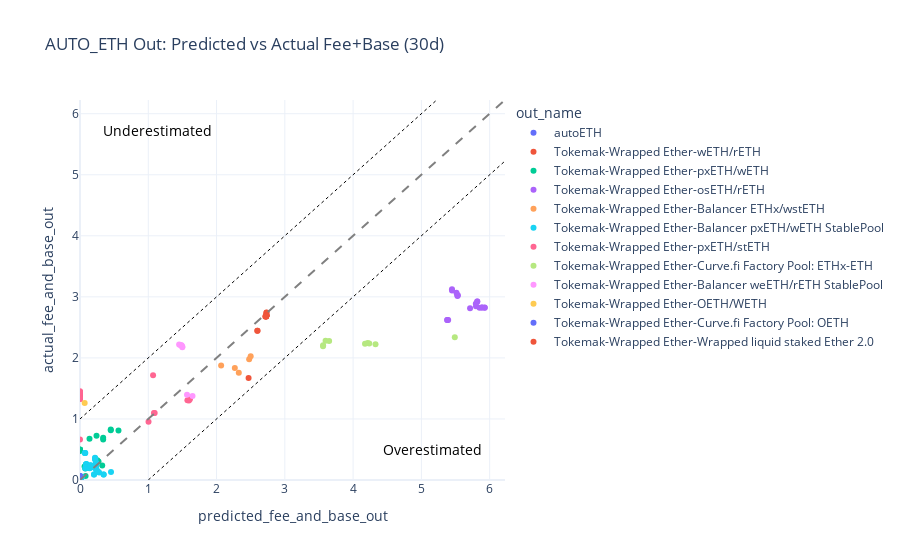
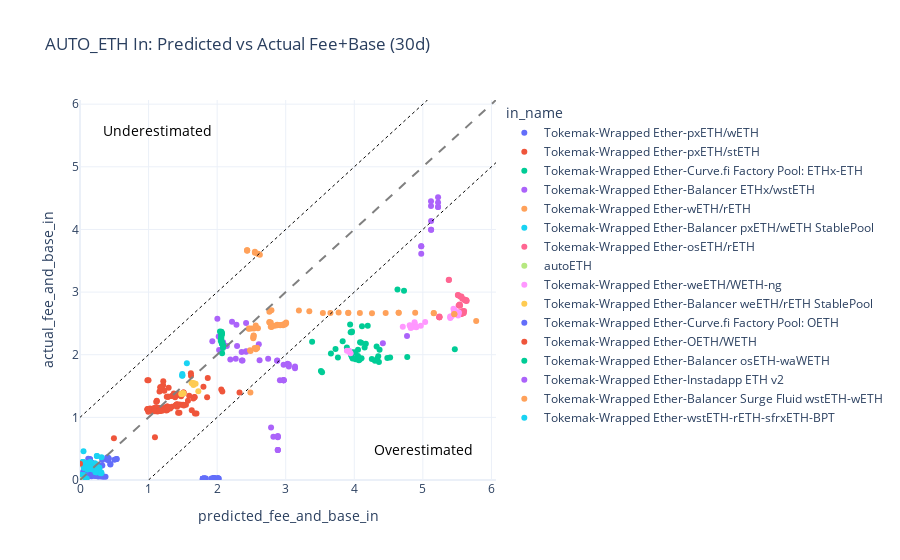

The notebook cell these images were saved under, in order:
### Code cell
import numpy as np
import plotly.express as px
import plotly.io as pio

pio.templates.default = "plotly_white"


def add_diagonal_line(fig, start=0, end=12):
    """Add a diagonal x=y reference line to a plotly figure"""
    fig.add_shape(
        type="line",
        x0=start,
        y0=start,
        x1=end,
        y1=end,
        line=dict(dash="dash", color="gray", width=2),
    )
    return fig


def add_estimation_labels(fig, start=0, end=12, band=0.5):
    """Add 'Overestimated'/'Underestimated' labels + +/- band lines (y=x±band)."""
    fig.add_annotation(
        x=0.95,
        y=0.05,
        xref="paper",
        yref="paper",
        text="Overestimated",
        showarrow=False,
        font=dict(size=14, color="black"),
        align="right",
    )
    fig.add_annotation(
        x=0.05,
        y=0.95,
        xref="paper",
        yref="paper",
        text="Underestimated",
        showarrow=False,
        font=dict(size=14, color="black"),
        align="left",
    )

    # y = x + band
    fig.add_shape(
        type="line",
        x0=start,
        y0=start + band,
        x1=end,
        y1=end + band,
        line=dict(dash="dot", color="black", width=1),
    )
    # y = x - band
    fig.add_shape(
        type="line",
        x0=start + band,
        y0=start,
        x1=end + band,
        y1=end,
        line=dict(dash="dot", color="black", width=1),
    )
    return fig


def add_helpers(fig, start=0, end=12, band=0.5):
    fig = add_diagonal_line(fig, start=start, end=end)
    fig = add_estimation_labels(fig, start=start, end=end, band=band)
    return fig


def _scatter_pred_vs_actual(
    df,
    *,
    pred_col: str,
    actual_col: str,
    title: str,
    hover_cols: list[str],
    label_col: str | None = None,
    exclude_negative_actual: bool = True,
):
    d = df.copy()
    d = d[np.isfinite(d[pred_col]) & np.isfinite(d[actual_col])]

    if len(d) == 0:
        print(f"{title}: no data after filters")
        return None

    # choose axis range based on filtered data (robust-ish)
    lo = float(min(d[pred_col].min(), d[actual_col].min()))
    hi = float(max(d[pred_col].max(), d[actual_col].max()))

    # if APR is percent-like and you want to clamp to something sane, do it here
    # (otherwise it'll just use your data range)
    pad = 0.05 * (hi - lo) if hi > lo else 1.0
    start = max(0.0, lo - pad)  # keep at >=0 since we're excluding negative actual
    end = hi + pad

    fig = px.scatter(
        d,
        x=pred_col,
        y=actual_col,
        color=label_col if label_col and (label_col in d.columns) else None,
        hover_data=hover_cols,
        title=title,
    )
    fig.update_xaxes(range=[start, end])
    fig.update_yaxes(range=[start, end])
    fig = add_helpers(fig, start=start, end=end, band=1.0)
    fig.show()


_scatter_pred_vs_actual(
    df,
    pred_col="predicted_fee_and_base_out",
    actual_col="actual_fee_and_base_out",
    title="AUTO_ETH Out: Predicted vs Actual Fee+Base (30d)",
    hover_cols=[],
    label_col="out_name",
    exclude_negative_actual=True,
)

_scatter_pred_vs_actual(
    df,
    pred_col="predicted_fee_and_base_in",
    actual_col="actual_fee_and_base_in",
    title="AUTO_ETH In: Predicted vs Actual Fee+Base (30d)",
    hover_cols=[],
    label_col="in_name",
    exclude_negative_actual=True,
)

### Figure 1 — Plotly figure (JSON) as saved in the notebook; plotly's stock layout.template omitted (floating-point values rounded to 4 significant figures; data arrays with more than 128 entries replaced by an {"elided": "..."} marker saying what was removed)
{"data": [{"hovertemplate": "out_name=autoETH<br>predicted_fee_and_base_out=%{x}<br>actual_fee_and_base_out=%{y}<extra></extra>", "legendgroup": "autoETH", "marker": {"color": "#636efa", "symbol": "circle"}, "mode": "markers", "name": "autoETH", "orientation": "v", "showlegend": true, "type": "scatter", "x": {"elided": "465 int values"}, "xaxis": "x", "y": {"elided": "465 int values"}, "yaxis": "y"}, {"hovertemplate": "out_name=Tokemak-Wrapped Ether-wETH/rETH<br>predicted_fee_and_base_out=%{x}<br>actual_fee_and_base_out=%{y}<extra></extra>", "legendgroup": "Tokemak-Wrapped Ether-wETH/rETH", "marker": {"color": "#EF553B", "symbol": "circle"}, "mode": "markers", "name": "Tokemak-Wrapped Ether-wETH/rETH", "orientation": "v", "showlegend": true, "type": "scatter", "x": [2.469, 2.601, 2.596], "xaxis": "x", "y": [1.672, 2.446, 2.446], "yaxis": "y"}, {"hovertemplate": "out_name=Tokemak-Wrapped Ether-pxETH/wETH<br>predicted_fee_and_base_out=%{x}<br>actual_fee_and_base_out=%{y}<extra></extra>", "legendgroup": "Tokemak-Wrapped Ether-pxETH/wETH", "marker": {"color": "#00cc96", "symbol": "circle"}, "mode": "markers", "name": "Tokemak-Wrapped Ether-pxETH/wETH", "orientation": "v", "showlegend": true, "type": "scatter", "x": [0.0817, 0.3254, 0.07786, 0.06696, 0.0777, 0, 0, 0, 0, 0, 0, 0, 0, 0, 0, 0, 0, 0.2419, 0.253, 0.253, 0.2714, 0.1391, 0.242, 0.3393, 0.3393, 0.4508, 0.4508, 0.5635], "xaxis": "x", "y": [0.0667, 0.2382, 0.1876, 0.2222, 0.2029, 0.5, 0.4951, 0.4934, 0.494, 0.4891, 0.4884, 0.4844, 0.4821, 0.4842, 0.4871, 0.483, 0.4827, 0.2905, 0.3251, 0.3052, 0.3016, 0.6762, 0.7248, 0.691, 0.6632, 0.8158, 0.8254, 0.8113], "yaxis": "y"}, {"hovertemplate": "out_name=Tokemak-Wrapped Ether-osETH/rETH<br>predicted_fee_and_base_out=%{x}<br>actual_fee_and_base_out=%{y}<extra></extra>", "legendgroup": "Tokemak-Wrapped Ether-osETH/rETH", "marker": {"color": "#ab63fa", "symbol": "circle"}, "mode": "markers", "name": "Tokemak-Wrapped Ether-osETH/rETH", "orientation": "v", "showlegend": true, "type": "scatter", "x": [5.529, 5.528, 5.534, 5.514, 5.448, 5.448, 5.82, 5.817, 5.797, 5.8, 5.928, 5.927, 5.888, 5.887, 5.852, 5.713, 5.392, 5.378, 5.378], "xaxis": "x", "y": [3.016, 3.025, 3.026, 3.069, 3.105, 3.125, 2.926, 2.922, 2.887, 2.848, 2.823, 2.826, 2.824, 2.827, 2.821, 2.813, 2.622, 2.62, 2.62], "yaxis": "y"}, {"hovertemplate": "out_name=Tokemak-Wrapped Ether-Balancer ETHx/wstETH<br>predicted_fee_and_base_out=%{x}<br>actual_fee_and_base_out=%{y}<extra></extra>", "legendgroup": "Tokemak-Wrapped Ether-Balancer ETHx/wstETH", "marker": {"color": "#FFA15A", "symbol": "circle"}, "mode": "markers", "name": "Tokemak-Wrapped Ether-Balancer ETHx/wstETH", "orientation": "v", "showlegend": true, "type": "scatter", "x": [2.478, 2.268, 2.5, 2.326, 2.067], "xaxis": "x", "y": [1.98, 1.835, 2.026, 1.758, 1.877], "yaxis": "y"}, {"hovertemplate": "out_name=Tokemak-Wrapped Ether-Balancer pxETH/wETH StablePool<br>predicted_fee_and_base_out=%{x}<br>actual_fee_and_base_out=%{y}<extra></extra>", "legendgroup": "Tokemak-Wrapped Ether-Balancer pxETH/wETH StablePool", "marker": {"color": "#19d3f3", "symbol": "circle"}, "mode": "markers", "name": "Tokemak-Wrapped Ether-Balancer pxETH/wETH StablePool", "orientation": "v", "showlegend": true, "type": "scatter", "x": [0.02194, 0.02031, 0.02031, 0.01717, 0.01895, 0.09976, 0.08978, 0.08978, 0.08978, 0.08829, 0.07602, 0.07602, 0.06874, 0.4541, 0.3462, 0.3462, 0.07637, 0.2801, 0.2055, 0.2055, 0.233, 0.233, 0.2133, 0.2211, 0.2211, 0.2211, 0.2372, 0.2314, 0.2314, 0.2176, 0.2176, 0.2176, 0.2569, 0.2569, 0.2446, 0.09016, 0.09016, 0.1006, 0.1006, 0.1412, 0.1412, 0.155, 0.155, 0.155, 0.201, 0.2331, 0.2331, 0.2226, 0.2226, 0.2226, 0.2197], "xaxis": "x", "y": [0.03967, 0.04063, 0.04063, 0.04109, 0.05881, 0.2578, 0.2575, 0.2575, 0.2553, 0.2551, 0.4434, 0.4433, 0.4433, 0.1294, 0.0902, 0.0901, 0.193, 0.1224, 0.09157, 0.09149, 0.1965, 0.1994, 0.2061, 0.2092, 0.1954, 0.1948, 0.2414, 0.2424, 0.2409, 0.2392, 0.2364, 0.2382, 0.1455, 0.1418, 0.1419, 0.2137, 0.2135, 0.2106, 0.2052, 0.1957, 0.1915, 0.2396, 0.2381, 0.2325, 0.223, 0.2858, 0.286, 0.3368, 0.3342, 0.3562, 0.3639], "yaxis": "y"}, {"hovertemplate": "out_name=Tokemak-Wrapped Ether-pxETH/stETH<br>predicted_fee_and_base_out=%{x}<br>actual_fee_and_base_out=%{y}<extra></extra>", "legendgroup": "Tokemak-Wrapped Ether-pxETH/stETH", "marker": {"color": "#FF6692", "symbol": "circle"}, "mode": "markers", "name": "Tokemak-Wrapped Ether-pxETH/stETH", "orientation": "v", "showlegend": true, "type": "scatter", "x": [1.61, 1.595, 1.573, 1.07, 1.094, 1.083, 0, 0, 0, 0, 0, 0, 0, 0, 0, 0, 0, 0, 0, 0, 0, 0, 0, 0, 1.004, 0], "xaxis": "x", "y": [1.321, 1.303, 1.305, 1.715, 1.098, 1.098, 1.326, 1.327, 1.357, 1.359, 1.374, 1.372, 1.377, 1.4, 1.404, 1.412, 1.414, 1.417, 1.429, 1.433, 1.431, 1.438, 1.439, 1.454, 0.9548, 0.6654], "yaxis": "y"}, {"hovertemplate": "out_name=Tokemak-Wrapped Ether-Curve.fi Factory Pool: ETHx-ETH<br>predicted_fee_and_base_out=%{x}<br>actual_fee_and_base_out=%{y}<extra></extra>", "legendgroup": "Tokemak-Wrapped Ether-Curve.fi Factory Pool: ETHx-ETH", "marker": {"color": "#B6E880", "symbol": "circle"}, "mode": "markers", "name": "Tokemak-Wrapped Ether-Curve.fi Factory Pool: ETHx-ETH", "orientation": "v", "showlegend": true, "type": "scatter", "x": [5.489, 3.559, 3.561, 3.597, 3.649, 4.213, 4.328, 4.236, 4.174], "xaxis": "x", "y": [2.34, 2.19, 2.209, 2.28, 2.277, 2.242, 2.224, 2.236, 2.231], "yaxis": "y"}, {"hovertemplate": "out_name=Tokemak-Wrapped Ether-Balancer weETH/rETH StablePool<br>predicted_fee_and_base_out=%{x}<br>actual_fee_and_base_out=%{y}<extra></extra>", "legendgroup": "Tokemak-Wrapped Ether-Balancer weETH/rETH StablePool", "marker": {"color": "#FF97FF", "symbol": "circle"}, "mode": "markers", "name": "Tokemak-Wrapped Ether-Balancer weETH/rETH StablePool", "orientation": "v", "showlegend": true, "type": "scatter", "x": [1.648, 1.568, 1.498, 1.499, 1.488, 1.487, 1.466, 1.452], "xaxis": "x", "y": [1.377, 1.395, 2.173, 2.181, 2.202, 2.206, 2.211, 2.219], "yaxis": "y"}, {"hovertemplate": "out_name=Tokemak-Wrapped Ether-OETH/WETH<br>predicted_fee_and_base_out=%{x}<br>actual_fee_and_base_out=%{y}<extra></extra>", "legendgroup": "Tokemak-Wrapped Ether-OETH/WETH", "marker": {"color": "#FECB52", "symbol": "circle"}, "mode": "markers", "name": "Tokemak-Wrapped Ether-OETH/WETH", "orientation": "v", "showlegend": true, "type": "scatter", "x": [0.06829], "xaxis": "x", "y": [1.26], "yaxis": "y"}, {"hovertemplate": "out_name=Tokemak-Wrapped Ether-Curve.fi Factory Pool: OETH<br>predicted_fee_and_base_out=%{x}<br>actual_fee_and_base_out=%{y}<extra></extra>", "legendgroup": "Tokemak-Wrapped Ether-Curve.fi Factory Pool: OETH", "marker": {"color": "#636efa", "symbol": "circle"}, "mode": "markers", "name": "Tokemak-Wrapped Ether-Curve.fi Factory Pool: OETH", "orientation": "v", "showlegend": true, "type": "scatter", "x": [0, 0, 0, 0, 0, 0, 0], "xaxis": "x", "y": [0.05735, 0.05849, 0.05701, 0.05785, 0.06069, 0.06268, 0.06704], "yaxis": "y"}, {"hovertemplate": "out_name=Tokemak-Wrapped Ether-Wrapped liquid staked Ether 2.0<br>predicted_fee_and_base_out=%{x}<br>actual_fee_and_base_out=%{y}<extra></extra>", "legendgroup": "Tokemak-Wrapped Ether-Wrapped liquid staked Ether 2.0", "marker": {"color": "#EF553B", "symbol": "circle"}, "mode": "markers", "name": "Tokemak-Wrapped Ether-Wrapped liquid staked Ether 2.0", "orientation": "v", "showlegend": true, "type": "scatter", "x": [2.731, 2.731, 2.732, 2.732, 2.732, 2.732, 2.723, 2.723, 2.726, 2.726, 2.726, 2.726, 2.726, 2.726, 2.726, 2.724, 2.724, 2.724, 2.714], "xaxis": "x", "y": [2.742, 2.742, 2.696, 2.696, 2.696, 2.696, 2.686, 2.686, 2.686, 2.688, 2.688, 2.685, 2.685, 2.685, 2.677, 2.677, 2.682, 2.679, 2.676], "yaxis": "y"}], "layout": {"annotations": [{"align": "right", "font": {"color": "black", "size": 14}, "showarrow": false, "text": "Overestimated", "x": 0.95, "xref": "paper", "y": 0.05, "yref": "paper"}, {"align": "left", "font": {"color": "black", "size": 14}, "showarrow": false, "text": "Underestimated", "x": 0.05, "xref": "paper", "y": 0.95, "yref": "paper"}], "legend": {"title": {"text": "out_name"}, "tracegroupgap": 0}, "shapes": [{"line": {"color": "gray", "dash": "dash", "width": 2}, "type": "line", "x0": 0, "x1": 6.225, "y0": 0, "y1": 6.225}, {"line": {"color": "black", "dash": "dot", "width": 1}, "type": "line", "x0": 0, "x1": 6.225, "y0": 1, "y1": 7.225}, {"line": {"color": "black", "dash": "dot", "width": 1}, "type": "line", "x0": 1, "x1": 7.225, "y0": 0, "y1": 6.225}], "title": {"text": "AUTO_ETH Out: Predicted vs Actual Fee+Base (30d)"}, "xaxis": {"anchor": "y", "domain": [0, 1], "range": [0, 6.225], "title": {"text": "predicted_fee_and_base_out"}}, "yaxis": {"anchor": "x", "domain": [0, 1], "range": [0, 6.225], "title": {"text": "actual_fee_and_base_out"}}}}

### Figure 2 — Plotly figure (JSON) as saved in the notebook; plotly's stock layout.template omitted (floating-point values rounded to 4 significant figures)
{"data": [{"hovertemplate": "in_name=Tokemak-Wrapped Ether-pxETH/wETH<br>predicted_fee_and_base_in=%{x}<br>actual_fee_and_base_in=%{y}<extra></extra>", "legendgroup": "Tokemak-Wrapped Ether-pxETH/wETH", "marker": {"color": "#636efa", "symbol": "circle"}, "mode": "markers", "name": "Tokemak-Wrapped Ether-pxETH/wETH", "orientation": "v", "showlegend": true, "type": "scatter", "x": [0.1304, 0.1304, 0.1076, 0.1203, 0.1141, 0.1172, 0.1172, 0.1101, 0.1676, 0.09638, 0.06275, 0.04812, 0.06852, 0.06924, 0.06651, 0.06434, 0.05897, 0.05513, 0.05513, 0.2319, 0.2215, 0.2049, 0.13, 0.1239, 0.1216, 0.1216, 0.09978, 0.1155, 0.1155, 0.06988, 0.06297, 0.07452, 0.07452, 0.0686, 0.06434, 0.1054, 0.1054, 0.07881, 0.07881, 0.07093, 0.07093, 0.06846, 0.06162, 0.09549, 0.08594, 0.08594, 0.165, 0.165, 0.1485, 0.1259, 0.1201, 0.1455, 0.1455, 0.1309, 0.3254, 0.2869, 0.2627, 0.2409, 0.284, 0.2508, 0.188, 0.1718, 0.1718, 0.1487, 0.3723, 0.3379, 0.3379, 0.3069, 0.2664, 0.2323, 0.2323, 0.21, 0.21, 0.1897, 0.1284, 0.1284, 0.1162, 0.1162, 0.1046, 0.1046, 0.1019, 0.06305, 0.08549, 0.07694, 0.07694, 0.1968, 0.1968, 0.2067, 0.203, 0.2526, 0.2526, 0.1303, 0.1309, 0.1179, 0.1077, 0.1845, 0.1845, 0.1706, 0.1749, 0.1749, 0.2003, 0.5337, 0.5337, 0.5022, 0.4425, 0.4425, 0.324, 0.4021, 0.4021, 0.4159, 0.4159, 0.4159, 0.395], "xaxis": "x", "y": [0.09785, 0.1029, 0.1023, 0.09485, 0.08921, 0.09042, 0.08929, 0.06075, 0.05953, 0.07677, 0.06587, 0.1353, 0.1344, 0.1349, 0.1342, 0.133, 0.1334, 0.1334, 0.1322, 0.06421, 0.06946, 0.06757, 0.07238, 0.07138, 0.06828, 0.06884, 0.07512, 0.06638, 0.06608, 0.08333, 0.08429, 0.1132, 0.1127, 0.113, 0.1143, 0.1136, 0.1132, 0.196, 0.2128, 0.2169, 0.2208, 0.2213, 0.2214, 0.2431, 0.2437, 0.2424, 0.2776, 0.2802, 0.2827, 0.2807, 0.3382, 0.3324, 0.3331, 0.3337, 0.2312, 0.2257, 0.225, 0.2245, 0.203, 0.1883, 0.1909, 0.1903, 0.1923, 0.1148, 0.0531, 0.05652, 0.05652, 0.05749, 0.05517, 0.07402, 0.09539, 0.09788, 0.09788, 0.09943, 0.111, 0.1188, 0.1189, 0.1194, 0.1248, 0.1457, 0.144, 0.2117, 0.2069, 0.2069, 0.204, 0.1528, 0.1564, 0.1564, 0.1198, 0.1199, 0.1204, 0.1701, 0.1746, 0.1999, 0.1998, 0.2284, 0.2404, 0.2542, 0.2637, 0.2546, 0.2602, 0.3335, 0.3334, 0.3231, 0.2549, 0.2493, 0.3178, 0.3266, 0.3185, 0.3423, 0.3387, 0.3529, 0.3581], "yaxis": "y"}, {"hovertemplate": "in_name=Tokemak-Wrapped Ether-pxETH/stETH<br>predicted_fee_and_base_in=%{x}<br>actual_fee_and_base_in=%{y}<extra></extra>", "legendgroup": "Tokemak-Wrapped Ether-pxETH/stETH", "marker": {"color": "#EF553B", "symbol": "circle"}, "mode": "markers", "name": "Tokemak-Wrapped Ether-pxETH/stETH", "orientation": "v", "showlegend": true, "type": "scatter", "x": [1.51, 1.511, 1.445, 1.668, 1.672, 1.653, 1.34, 1.275, 1.275, 1.275, 1.264, 1.263, 1.149, 1.149, 1.272, 1.259, 1.13, 1.094, 1.064, 1.051, 1.041, 1.085, 1.094, 1.071, 1.025, 1.029, 1.027, 1.022, 1.022, 1.025, 1.047, 0.9902, 0.9937, 0.9935, 0.984, 0.9845, 0.9845, 1.025, 1.021, 1.061, 1.084, 1.084, 1.085, 1.087, 1.122, 1.122, 1.241, 1.204, 1.204, 1.209, 1.218, 1.269, 1.316, 1.266, 1.183, 1.119, 1.119, 1.112, 1.214, 1.501, 1.492, 1.451, 1.592, 1.474, 1.293, 1.212, 0.999, 0.983, 1.339, 1.343, 1.286, 1.282, 1.265, 1.415, 1.63, 1.698, 1.676, 1.45, 1.431, 1.27, 1.16, 1.23, 1.197, 1.197, 1.174, 1.171, 1.617, 1.619, 1.863, 1.8, 2.06, 2.076, 2.326, 1.854, 1.545, 1.504, 1.474, 1.445, 1.411, 1.416, 1.41, 1.514, 1.391, 1.156, 1.173, 1.166, 1.165, 0.9962, 1.197, 1.082, 1.156, 1.368, 1.487, 1.387, 1.574, 1.093, 0.4945], "xaxis": "x", "y": [1.396, 1.396, 1.374, 1.324, 1.322, 1.301, 1.169, 1.171, 1.173, 1.17, 1.17, 1.165, 1.148, 1.148, 1.119, 1.111, 1.093, 1.096, 1.103, 1.102, 1.108, 1.12, 1.113, 1.122, 1.122, 1.121, 1.119, 1.119, 1.118, 1.115, 1.119, 1.122, 1.122, 1.125, 1.128, 1.128, 1.13, 1.133, 1.14, 1.138, 1.137, 1.143, 1.143, 1.15, 1.147, 1.149, 1.138, 1.136, 1.137, 1.137, 1.15, 1.148, 1.141, 1.139, 1.132, 1.267, 1.256, 1.245, 1.578, 1.377, 1.377, 1.353, 1.344, 1.338, 1.474, 1.513, 1.591, 1.594, 1.342, 1.342, 1.33, 1.329, 1.329, 1.17, 1.112, 1.061, 1.062, 1.075, 1.075, 1.138, 1.412, 1.424, 1.462, 1.462, 1.482, 1.482, 1.703, 1.666, 1.629, 1.487, 1.443, 1.415, 1.396, 1.322, 1.2, 1.202, 1.201, 1.204, 1.204, 1.207, 1.207, 1.191, 1.191, 1.111, 1.106, 1.107, 1.107, 1.09, 1.104, 1.103, 1.102, 1.381, 1.376, 1.32, 1.265, 0.6824, 0.6654], "yaxis": "y"}, {"hovertemplate": "in_name=Tokemak-Wrapped Ether-Curve.fi Factory Pool: ETHx-ETH<br>predicted_fee_and_base_in=%{x}<br>actual_fee_and_base_in=%{y}<extra></extra>", "legendgroup": "Tokemak-Wrapped Ether-Curve.fi Factory Pool: ETHx-ETH", "marker": {"color": "#00cc96", "symbol": "circle"}, "mode": "markers", "name": "Tokemak-Wrapped Ether-Curve.fi Factory Pool: ETHx-ETH", "orientation": "v", "showlegend": true, "type": "scatter", "x": [4.084, 3.892, 3.726, 3.659, 4.054, 3.965, 3.761, 3.385, 4.101, 4.168, 4.054, 4.044, 4.014, 3.954, 3.954, 3.991, 3.963, 3.947, 3.966, 3.939, 4.112, 4.196, 4.725, 4.63, 5.466, 4.772, 4.523, 4.482, 4.359, 4.334, 4.255, 4.105, 4.043, 4.067, 4.08, 4.019, 3.976, 4.15, 3.83, 4.349, 4.301, 4.368, 4.326, 3.513, 3.53], "xaxis": "x", "y": [2.2, 2.115, 2.091, 2.019, 1.98, 1.968, 1.956, 2.207, 2.189, 2.176, 2.079, 1.959, 2.034, 2.04, 1.99, 2.038, 2.357, 2.357, 2.37, 2.483, 2.454, 2.463, 3.021, 3.043, 2.086, 1.965, 1.954, 1.947, 1.885, 1.934, 1.933, 1.944, 1.927, 1.912, 1.922, 1.927, 1.94, 2.117, 2.214, 1.974, 1.903, 2.08, 2.131, 1.739, 1.719], "yaxis": "y"}, {"hovertemplate": "in_name=Tokemak-Wrapped Ether-Balancer ETHx/wstETH<br>predicted_fee_and_base_in=%{x}<br>actual_fee_and_base_in=%{y}<extra></extra>", "legendgroup": "Tokemak-Wrapped Ether-Balancer ETHx/wstETH", "marker": {"color": "#ab63fa", "symbol": "circle"}, "mode": "markers", "name": "Tokemak-Wrapped Ether-Balancer ETHx/wstETH", "orientation": "v", "showlegend": true, "type": "scatter", "x": [4.417, 2.357, 2.029, 2.422, 2.217, 2.003, 2.607, 2.421, 2.421, 2.282, 2.291, 2.087, 2.023, 2.141, 2.087, 1.93, 3.135, 3.135, 3.045, 3.045, 3.027, 2.875, 2.876, 2.744, 2.619, 2.37, 2.36, 2.271, 2.192], "xaxis": "x", "y": [2.183, 2.044, 2.076, 2.507, 2.527, 2.573, 2.167, 2.046, 2.054, 2.479, 2.138, 2.2, 2.289, 2.139, 2.159, 2.216, 1.782, 1.81, 1.813, 1.845, 1.857, 1.903, 1.907, 1.936, 1.913, 1.909, 1.91, 1.934, 1.925], "yaxis": "y"}, {"hovertemplate": "in_name=Tokemak-Wrapped Ether-wETH/rETH<br>predicted_fee_and_base_in=%{x}<br>actual_fee_and_base_in=%{y}<extra></extra>", "legendgroup": "Tokemak-Wrapped Ether-wETH/rETH", "marker": {"color": "#FFA15A", "symbol": "circle"}, "mode": "markers", "name": "Tokemak-Wrapped Ether-wETH/rETH", "orientation": "v", "showlegend": true, "type": "scatter", "x": [2.485, 2.487, 2.48, 2.565, 2.579, 2.584, 2.546, 2.527, 2.528, 2.532, 2.533], "xaxis": "x", "y": [1.395, 2.058, 2.07, 2.088, 2.106, 2.106, 2.106, 2.263, 2.281, 2.303, 2.308], "yaxis": "y"}, {"hovertemplate": "in_name=Tokemak-Wrapped Ether-Balancer pxETH/wETH StablePool<br>predicted_fee_and_base_in=%{x}<br>actual_fee_and_base_in=%{y}<extra></extra>", "legendgroup": "Tokemak-Wrapped Ether-Balancer pxETH/wETH StablePool", "marker": {"color": "#19d3f3", "symbol": "circle"}, "mode": "markers", "name": "Tokemak-Wrapped Ether-Balancer pxETH/wETH StablePool", "orientation": "v", "showlegend": true, "type": "scatter", "x": [0.05474, 0.05474, 0.05474, 0.0493, 0.03994, 0.02789, 0.04548, 0.04075, 0.03668, 0.03301, 0.02972, 0.02972, 0.02677, 0.02409, 0.04508, 0.04508, 0.09785, 0.08843, 0.07958, 0.0747, 0.06273, 0.05645, 0.0396, 0.0396, 0.03565, 0.03275, 0.03275, 0.03104, 0.03104, 0.02304, 0.06106, 0.04562, 0.04106, 0.04106, 0.03698, 0.03698, 0.04173, 0.04173, 0.04173, 0.04845, 0.04845, 0.04845, 0.05082, 0.05082, 0.07472, 0.07472, 0.08187, 0.08187, 0.07368, 0.07368, 0.07368, 0.06952, 0.05106, 0.2462, 0.2462, 0.3134, 0.2201, 0.2201, 0.2369, 0.05636, 0.05636, 0.06131, 0.09529, 0.08613, 0.2444, 0.2303, 0.1093, 0.1093, 0.1091, 0.1091, 0.09926, 0.1164, 0.1164, 0.1112, 0.1065, 0.2819, 0.2756, 0.2756, 0.2554, 0.2554, 0.2299, 0.2299, 0.2112, 0.1459, 0.1459, 0.1507, 0.2812, 0.2686, 0.2686, 0.2461, 0.3036, 0.3111, 0.3111, 0.2937, 0.2247, 0.125, 0.1197, 0.1396, 0.152, 0.152, 0.1743, 0.1743, 0.1673, 0.1673, 0.1468, 0.1468, 0.1427], "xaxis": "x", "y": [0.03381, 0.03697, 0.03697, 0.07143, 0.07178, 0.07808, 0.07662, 0.07738, 0.0782, 0.0782, 0.07819, 0.07819, 0.07831, 0.07845, 0.08062, 0.08062, 0.02139, 0.02259, 0.02173, 0.02173, 0.02479, 0.02482, 0.06913, 0.06952, 0.06947, 0.0695, 0.06942, 0.06989, 0.07012, 0.05925, 0.07068, 0.2782, 0.2783, 0.282, 0.2852, 0.2851, 0.2837, 0.2803, 0.2803, 0.2802, 0.2788, 0.2786, 0.2788, 0.2695, 0.2724, 0.2717, 0.269, 0.269, 0.2695, 0.2708, 0.2708, 0.2734, 0.4578, 0.3838, 0.3836, 0.3637, 0.2647, 0.2641, 0.1257, 0.1975, 0.2041, 0.1961, 0.1936, 0.1937, 0.1221, 0.122, 0.172, 0.1698, 0.1697, 0.1697, 0.1873, 0.1828, 0.1826, 0.1808, 0.2061, 0.1949, 0.1966, 0.1858, 0.2026, 0.2026, 0.202, 0.204, 0.204, 0.2773, 0.2801, 0.2881, 0.1651, 0.1637, 0.1638, 0.1646, 0.1154, 0.1069, 0.1189, 0.1135, 0.1272, 0.2218, 0.2225, 0.1837, 0.1799, 0.1778, 0.1737, 0.1732, 0.1969, 0.1948, 0.1904, 0.1921, 0.1962], "yaxis": "y"}, {"hovertemplate": "in_name=Tokemak-Wrapped Ether-osETH/rETH<br>predicted_fee_and_base_in=%{x}<br>actual_fee_and_base_in=%{y}<extra></extra>", "legendgroup": "Tokemak-Wrapped Ether-osETH/rETH", "marker": {"color": "#FF6692", "symbol": "circle"}, "mode": "markers", "name": "Tokemak-Wrapped Ether-osETH/rETH", "orientation": "v", "showlegend": true, "type": "scatter", "x": [5.536, 5.536, 5.521, 5.542, 5.622, 5.637, 5.634, 5.631, 5.611, 5.605, 5.575, 5.563, 5.543, 5.515, 5.51, 5.381, 5.377, 5.601, 5.584, 5.585, 5.57, 5.57, 5.57, 5.553, 5.553, 5.562, 5.594, 5.594, 5.566, 5.565, 5.565, 5.238, 5.241, 5.241, 5.241], "xaxis": "x", "y": [2.794, 2.8, 2.785, 2.782, 2.867, 2.86, 2.868, 2.869, 2.871, 2.88, 2.895, 2.931, 2.928, 2.951, 2.952, 3.196, 3.192, 2.698, 2.692, 2.693, 2.683, 2.685, 2.686, 2.68, 2.681, 2.665, 2.665, 2.667, 2.662, 2.655, 2.651, 2.598, 2.599, 2.599, 2.609], "yaxis": "y"}, {"hovertemplate": "in_name=autoETH<br>predicted_fee_and_base_in=%{x}<br>actual_fee_and_base_in=%{y}<extra></extra>", "legendgroup": "autoETH", "marker": {"color": "#B6E880", "symbol": "circle"}, "mode": "markers", "name": "autoETH", "orientation": "v", "showlegend": true, "type": "scatter", "x": [0, 0, 0, 0, 0, 0], "xaxis": "x", "y": [0, 0, 0, 0, 0, 0], "yaxis": "y"}, {"hovertemplate": "in_name=Tokemak-Wrapped Ether-weETH/WETH-ng<br>predicted_fee_and_base_in=%{x}<br>actual_fee_and_base_in=%{y}<extra></extra>", "legendgroup": "Tokemak-Wrapped Ether-weETH/WETH-ng", "marker": {"color": "#FF97FF", "symbol": "circle"}, "mode": "markers", "name": "Tokemak-Wrapped Ether-weETH/WETH-ng", "orientation": "v", "showlegend": true, "type": "scatter", "x": [5.034, 4.879, 4.882, 4.807, 4.814, 4.707, 4.823, 4.904, 4.841, 4.823, 4.902, 4.97, 3.946, 3.927, 3.892, 3.925, 5.446, 5.46, 5.452, 5.459, 5.466, 5.507, 5.52, 5.525, 5.497, 5.489, 5.495, 5.514, 5.419, 5.4, 5.398, 5.402], "xaxis": "x", "y": [2.521, 2.517, 2.492, 2.472, 2.462, 2.447, 2.444, 2.444, 2.439, 2.428, 2.439, 2.464, 2.023, 2.044, 2.064, 2.063, 2.732, 2.717, 2.697, 2.692, 2.679, 2.68, 2.651, 2.674, 2.659, 2.648, 2.644, 2.624, 2.612, 2.587, 2.609, 2.597], "yaxis": "y"}, {"hovertemplate": "in_name=Tokemak-Wrapped Ether-Balancer weETH/rETH StablePool<br>predicted_fee_and_base_in=%{x}<br>actual_fee_and_base_in=%{y}<extra></extra>", "legendgroup": "Tokemak-Wrapped Ether-Balancer weETH/rETH StablePool", "marker": {"color": "#FECB52", "symbol": "circle"}, "mode": "markers", "name": "Tokemak-Wrapped Ether-Balancer weETH/rETH StablePool", "orientation": "v", "showlegend": true, "type": "scatter", "x": [1.655, 1.655, 1.629, 1.629, 1.686, 1.726, 1.507, 1.506, 1.484, 1.484, 1.477], "xaxis": "x", "y": [1.518, 1.549, 1.554, 1.549, 1.538, 1.417, 1.385, 1.386, 1.383, 1.374, 1.373], "yaxis": "y"}, {"hovertemplate": "in_name=Tokemak-Wrapped Ether-Curve.fi Factory Pool: OETH<br>predicted_fee_and_base_in=%{x}<br>actual_fee_and_base_in=%{y}<extra></extra>", "legendgroup": "Tokemak-Wrapped Ether-Curve.fi Factory Pool: OETH", "marker": {"color": "#636efa", "symbol": "circle"}, "mode": "markers", "name": "Tokemak-Wrapped Ether-Curve.fi Factory Pool: OETH", "orientation": "v", "showlegend": true, "type": "scatter", "x": [2.024, 2.016, 2.01, 2.006, 1.963, 1.958, 1.952, 1.95, 1.95, 1.948, 1.931, 1.916, 1.836, 1.825, 1.822, 1.819, 1.819, 1.818, 1.818, 1.819, 1.793, 1.793, 1.794, 1.796, 1.797, 1.8, 1.79, 1.79], "xaxis": "x", "y": [0.02245, 0.02222, 0.02963, 0.02904, 0.02812, 0.02784, 0.02754, 0.02729, 0.0265, 0.02618, 0.02503, 0.02389, 0.02277, 0.02186, 0.02203, 0.02172, 0.02194, 0.0218, 0.0218, 0.02176, 0.02175, 0.02175, 0.02125, 0.02114, 0.02106, 0.02079, 0.01943, 0.01996], "yaxis": "y"}, {"hovertemplate": "in_name=Tokemak-Wrapped Ether-OETH/WETH<br>predicted_fee_and_base_in=%{x}<br>actual_fee_and_base_in=%{y}<extra></extra>", "legendgroup": "Tokemak-Wrapped Ether-OETH/WETH", "marker": {"color": "#EF553B", "symbol": "circle"}, "mode": "markers", "name": "Tokemak-Wrapped Ether-OETH/WETH", "orientation": "v", "showlegend": true, "type": "scatter", "x": [0], "xaxis": "x", "y": [0.2599], "yaxis": "y"}, {"hovertemplate": "in_name=Tokemak-Wrapped Ether-Balancer osETH-waWETH<br>predicted_fee_and_base_in=%{x}<br>actual_fee_and_base_in=%{y}<extra></extra>", "legendgroup": "Tokemak-Wrapped Ether-Balancer osETH-waWETH", "marker": {"color": "#00cc96", "symbol": "circle"}, "mode": "markers", "name": "Tokemak-Wrapped Ether-Balancer osETH-waWETH", "orientation": "v", "showlegend": true, "type": "scatter", "x": [2.072, 2.084, 2.09, 2.08, 2.069, 2.069, 2.069, 2.054, 2.054, 2.059, 2.059, 2.059, 2.066, 2.066, 2.067, 2.067, 2.062, 2.062, 2.062, 2.042], "xaxis": "x", "y": [2.025, 2.106, 2.141, 2.172, 2.173, 2.183, 2.208, 2.219, 2.248, 2.259, 2.278, 2.308, 2.314, 2.331, 2.337, 2.341, 2.355, 2.36, 2.367, 2.37], "yaxis": "y"}, {"hovertemplate": "in_name=Tokemak-Wrapped Ether-Instadapp ETH v2<br>predicted_fee_and_base_in=%{x}<br>actual_fee_and_base_in=%{y}<extra></extra>", "legendgroup": "Tokemak-Wrapped Ether-Instadapp ETH v2", "marker": {"color": "#ab63fa", "symbol": "circle"}, "mode": "markers", "name": "Tokemak-Wrapped Ether-Instadapp ETH v2", "orientation": "v", "showlegend": true, "type": "scatter", "x": [2.786, 2.885, 2.885, 2.885, 2.885, 2.885, 2.885, 2.82, 2.969, 2.969, 2.969, 2.969, 2.969, 2.916, 5.222, 5.222, 5.222, 5.222, 5.119, 5.119, 5.12, 5.12, 5.12, 4.976, 4.976, 4.976, 4.769], "xaxis": "x", "y": [0.8374, 0.7025, 0.6836, 0.4776, 0.4776, 0.4776, 0.6897, 0.6897, 1.841, 1.594, 1.594, 1.594, 1.594, 1.594, 4.513, 4.429, 4.36, 4.36, 4.375, 4.449, 4.136, 3.995, 3.995, 3.731, 3.731, 3.612, 2.299], "yaxis": "y"}, {"hovertemplate": "in_name=Tokemak-Wrapped Ether-Balancer Surge Fluid wstETH-wETH<br>predicted_fee_and_base_in=%{x}<br>actual_fee_and_base_in=%{y}<extra></extra>", "legendgroup": "Tokemak-Wrapped Ether-Balancer Surge Fluid wstETH-wETH", "marker": {"color": "#FFA15A", "symbol": "circle"}, "mode": "markers", "name": "Tokemak-Wrapped Ether-Balancer Surge Fluid wstETH-wETH", "orientation": "v", "showlegend": true, "type": "scatter", "x": [2.623, 2.596, 2.596, 2.55, 2.55, 2.437, 2.437, 2.437, 5.777, 5.459, 5.459, 5.159, 5.159, 4.888, 4.647, 4.647, 4.457, 4.258, 4.081, 3.912, 3.912, 3.772, 3.651, 3.542, 3.344, 3.192, 2.792, 2.762, 3.005, 3.005, 2.989, 2.989, 2.962, 2.962, 2.919, 2.919, 2.875, 2.875, 2.84, 2.794, 2.794, 2.794, 2.782, 2.782, 2.762, 2.762, 2.563, 2.595, 2.537, 2.496, 2.463, 2.463], "xaxis": "x", "y": [3.595, 3.607, 3.613, 3.628, 3.643, 3.669, 3.668, 3.661, 2.539, 2.646, 2.651, 2.661, 2.665, 2.669, 2.67, 2.669, 2.665, 2.663, 2.667, 2.667, 2.669, 2.674, 2.668, 2.666, 2.696, 2.708, 2.711, 2.687, 2.515, 2.496, 2.494, 2.481, 2.482, 2.471, 2.472, 2.474, 2.478, 2.471, 2.461, 2.463, 2.447, 2.448, 2.446, 2.516, 2.521, 2.516, 2.468, 2.421, 2.417, 2.417, 2.417, 2.414], "yaxis": "y"}, {"hovertemplate": "in_name=Tokemak-Wrapped Ether-wstETH-rETH-sfrxETH-BPT<br>predicted_fee_and_base_in=%{x}<br>actual_fee_and_base_in=%{y}<extra></extra>", "legendgroup": "Tokemak-Wrapped Ether-wstETH-rETH-sfrxETH-BPT", "marker": {"color": "#19d3f3", "symbol": "circle"}, "mode": "markers", "name": "Tokemak-Wrapped Ether-wstETH-rETH-sfrxETH-BPT", "orientation": "v", "showlegend": true, "type": "scatter", "x": [1.492, 1.49, 1.494, 1.558], "xaxis": "x", "y": [1.691, 1.666, 1.668, 1.865], "yaxis": "y"}], "layout": {"annotations": [{"align": "right", "font": {"color": "black", "size": 14}, "showarrow": false, "text": "Overestimated", "x": 0.95, "xref": "paper", "y": 0.05, "yref": "paper"}, {"align": "left", "font": {"color": "black", "size": 14}, "showarrow": false, "text": "Underestimated", "x": 0.05, "xref": "paper", "y": 0.95, "yref": "paper"}], "legend": {"title": {"text": "in_name"}, "tracegroupgap": 0}, "shapes": [{"line": {"color": "gray", "dash": "dash", "width": 2}, "type": "line", "x0": 0, "x1": 6.066, "y0": 0, "y1": 6.066}, {"line": {"color": "black", "dash": "dot", "width": 1}, "type": "line", "x0": 0, "x1": 6.066, "y0": 1, "y1": 7.066}, {"line": {"color": "black", "dash": "dot", "width": 1}, "type": "line", "x0": 1, "x1": 7.066, "y0": 0, "y1": 6.066}], "title": {"text": "AUTO_ETH In: Predicted vs Actual Fee+Base (30d)"}, "xaxis": {"anchor": "y", "domain": [0, 1], "range": [0, 6.066], "title": {"text": "predicted_fee_and_base_in"}}, "yaxis": {"anchor": "x", "domain": [0, 1], "range": [0, 6.066], "title": {"text": "actual_fee_and_base_in"}}}}
